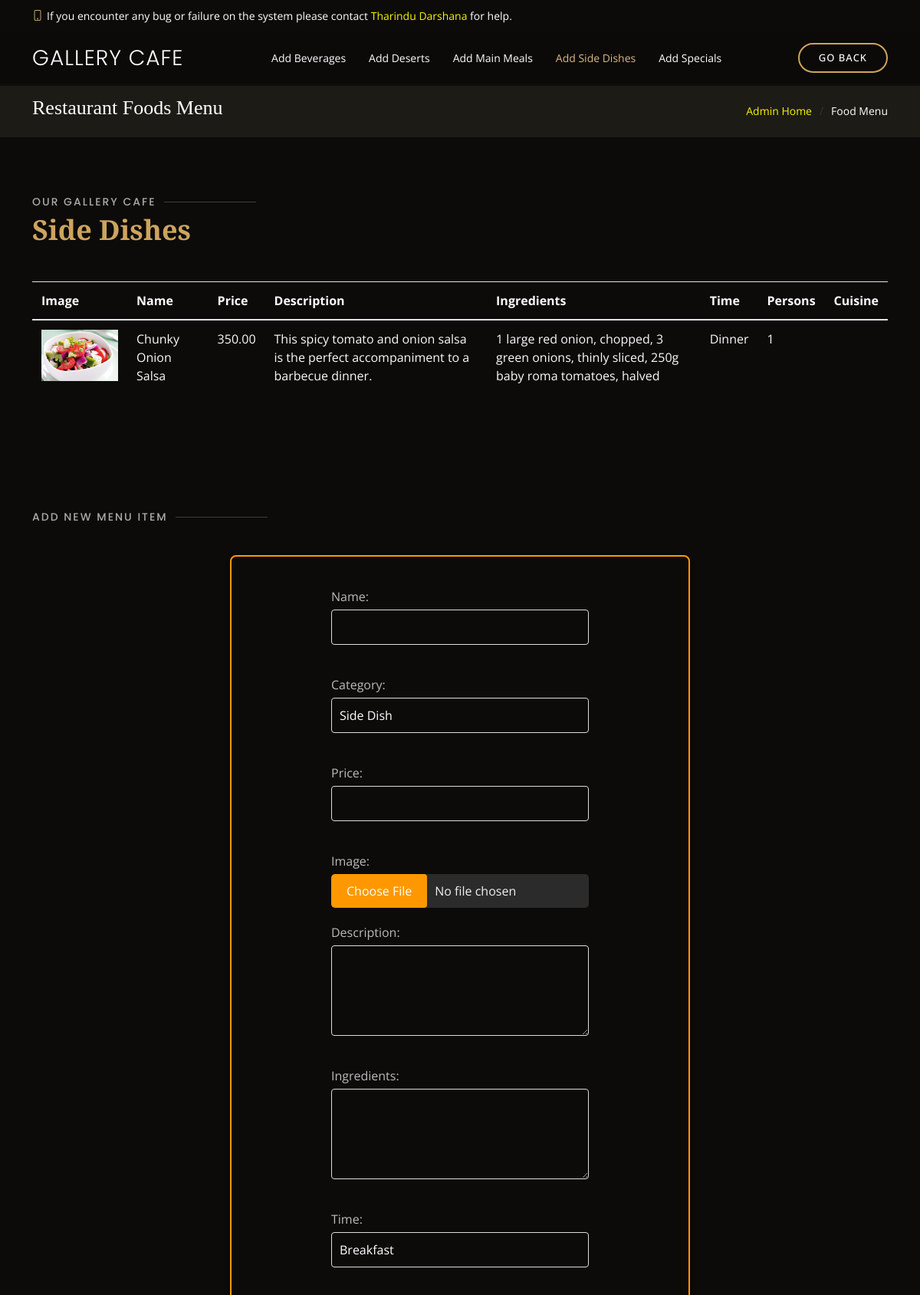
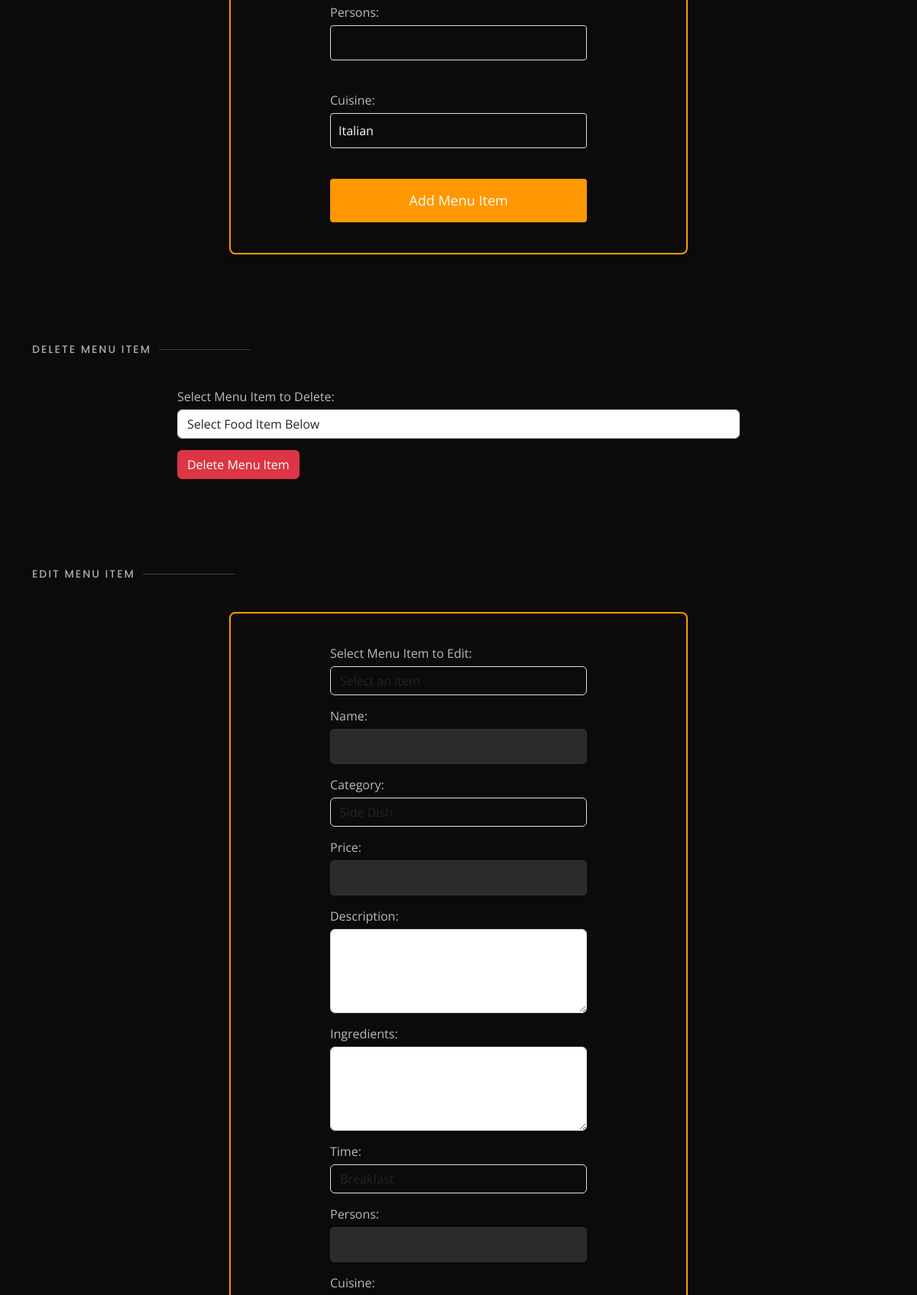
/control-dashboards/admin/dashboard/side-dishes.php (upper part), run on the app's committed database (2 pictures, top to bottom).
### tables this page shows
CREATE TABLE `sidedishes` (
  `id` int(11) NOT NULL,
  `name` varchar(255) NOT NULL,
  `category` enum('Side-Dish') NOT NULL,
  `price` decimal(5,2) NOT NULL,
  `image_url` varchar(255) DEFAULT NULL,
  `description` text DEFAULT NULL,
  `ingredients` text DEFAULT NULL,
  `time` enum('Breakfast','Lunch','Tea Time','Dinner') NOT NULL,
  `persons` int(11) NOT NULL,
  `cuisines` text DEFAULT NULL
);

### control-dashboards/admin/dashboard/side-dishes.php (the view, shortened to what this page needs)
<?php
include '../../../assets/database/db-connection.php';
$query = "SELECT * FROM sidedishes";
$stmt = $conn->prepare($query);
$stmt->execute();
$menuItems = $stmt->get_result()->fetch_all(MYSQLI_ASSOC);
?>
<!DOCTYPE html>
<html lang="en">
<head>
    <link href="https://cdnjs.cloudflare.com/ajax/libs/animate.css/4.0.0/animate.compat.css" rel="stylesheet" />
    <link href="https://unpkg.com/aos@2.3.1/dist/aos.css" rel="stylesheet" />
    <link href="https://cdn.jsdelivr.net/npm/bootstrap@5.3.3/dist/css/bootstrap.min.css" rel="stylesheet" />
    <link href="https://cdn.jsdelivr.net/npm/bootstrap-icons@1.11.3/font/bootstrap-icons.min.css" rel="stylesheet" />
    <link href="https://unpkg.com/boxicons@2.1.4/css/boxicons.min.css" rel="stylesheet" />
    <link href="https://cdn.jsdelivr.net/npm/glightbox/dist/css/glightbox.min.css" rel="stylesheet" />
    <link href="https://cdn.jsdelivr.net/npm/swiper@11/swiper-bundle.min.css" rel="stylesheet" />
    <link href="../../../assets/css/style.css" rel="stylesheet" />
</head>
<body>
    <div id="topbar" class="d-flex align-items-center fixed-top">
        <div class="container d-flex justify-content-center justify-content-md-between">
            <div class="contact-info d-flex align-items-center">
                <i class="bi bi-phone d-flex align-items-center"><span>If you encounter any bug or failure on the system please contact <a href="">Tharindu Darshana</a> for help.</span></i>
            </div>
        </div>
    </div>
    <header id="header" class="fixed-top d-flex align-items-cente">
        <div class="container-fluid container-xl d-flex align-items-center justify-content-lg-between">
            <h1 class="logo me-auto me-lg-0">
                <a href="admin.php">Gallery Cafe</a>
            </h1>
            <nav id="navbar" class="navbar order-last order-lg-0">
                <ul>
                    <li><a class="nav-link" href="beverages.php">Add Beverages</a></li>
                    <li><a class="nav-link" href="desserts.php">Add Deserts</a></li>
                    <li><a class="nav-link" href="food-menu.php">Add Main Meals</a></li>
                    <li><a class="nav-link active" href="side-dishes.php">Add Side Dishes</a></li>
                    <li><a class="nav-link" href="special.php">Add Specials</a></li>
                </ul>
            </nav>
            <a class="book-a-table-btn scrollto d-none d-lg-flex" href="admin.php">Go Back</a>
        </div>
    </header>
    <section class="breadcrumbs">
        <div class="container">
            <div class="d-flex justify-content-between align-items-center">
                <h2>Restaurant Foods Menu</h2>
                <ol>
                    <li><a href="index.php">Admin Home</a></li>
                    <li>Food Menu</li>
                </ol>
            </div>
        </div>
    </section>
    <section id="mainmenu" class="mainmenu">
        <div class="container" data-aos="fade-up">
            <div class="section-title">
                <h2>Our Gallery Cafe</h2>
                <p>Side Dishes</p>
            </div>
            <div class="table-responsive">
                <table class="admin-fetchtable">
                    <thead>
                        <tr>
                            <th>Image</th>
                            <th>Name</th>
                            <th>Price</th>
                            <th>Description</th>
                            <th>Ingredients</th>
                            <th>Time</th>
                            <th>Persons</th>
                            <th>Cuisine</th>
                        </tr>
                    </thead>
                    <tbody>
                        <?php foreach ($menuItems as $item): ?>
                            <tr>
                                <td><img src="../../../assets/img/menu/<?php echo $item['image_url']; ?>" class="img-fluid" alt="<?php echo $item['name']; ?>"></td>
                                <td><?php echo $item['name']; ?></td>
                                <td><?php echo $item['price']; ?></td>
                                <td><?php echo $item['description']; ?></td>
                                <td><?php echo $item['ingredients']; ?></td>
                                <td><?php echo $item['time']; ?></td>
                                <td><?php echo $item['persons']; ?></td>
                                <td><?php echo $item['cuisines']; ?></td>
                            </tr>
                        <?php endforeach;?>
                    </tbody>
                </table>
            </div>
        </div>
    </section>
    <section id="addmenuitem" class="addmenuitem">
        <div class="container">
            <div class="section-title">
                <h2>Add New Menu Item</h2>
            </div>
            <div class="container-addmenu" data-aos="fade-up">
                <div class="row justify-content-center">
                    <div class="col-lg-8">
                        <form class="add-menu-form" action="../../../assets/database/dashboards/admin/menu_features/side-dishes/add_menu_item.php" method="POST" enctype="multipart/form-data">
                            <div class="form-group">
                                <label for="name">Name:</label>
                                <input type="text" class="form-control" id="name" name="name" required>
                            </div>
                            <div class="form-group">
                                <label for="category">Category:</label>
                                <select class="form-control" id="category" name="category">
                                    <option value="Side-Dish">Side Dish</option>
                                </select>
                            </div>
                            <div class="form-group">
                                <label for="price">Price:</label>
                                <input type="text" class="form-control" id="price" name="price" required>
                            </div>
                            <div class="form-group">
                                <label for="image">Image:</label>
                                <input type="file" class="form-control-file" id="image" name="image" accept="image/*" required>
                            </div>
                            <div class="form-group">
                                <label for="description">Description:</label>
                                <textarea class="form-control" id="description" name="description" rows="4" required></textarea>
                            </div>
                            <div class="form-group">
                                <label for="ingredients">Ingredients:</label>
                                <textarea class="form-control" id="ingredients" name="ingredients" rows="4" required></textarea>
                            </div>
                            <div class="form-group">
                                <label for="time">Time:</label>
                                <select class="form-control" id="time" name="time">
                                    <option value="Breakfast">Breakfast</option>
                                </select>
                            </div>
                            <div class="form-group">
                                <label for="persons">Persons:</label>
                                <input type="number" class="form-control" id="persons" name="persons" required>
                            </div>
                            <div class="form-group">
                                <label for="cuisines">Cuisine:</label>
                                <select class="form-control" id="cuisines" name="cuisines">
                                    <option value="Italian">Italian</option>
                                </select>
                            </div>
                            <button type="submit" class="btn btn-primary btn-add-menu">Add Menu Item</button>
                        </form>
                    </div>
                </div>
            </div>
        </div>
    </section>
    <section id="deletemenuitem" class="deletemenuitem">
        <div class="container">
            <div class="section-title">
                <h2>Delete Menu Item</h2>
            </div>
            <div class="container-deletemenu" data-aos="fade-up">
                <div class="row justify-content-center">
                    <div class="col-lg-8">
                        <form class="delete-menu-form" action="../../../assets/database/dashboards/admin/menu_features/side-dishes/delete_menu_item.php" method="POST">
                            <div class="form-group">
                                <label for="menu_item_id">Select Menu Item to Delete:</label>
                                <select class="form-control" id="menu_item_id" name="menu_item_id" required>
                                    <option value="" disabled selected> Select Food Item Below </option>
                                </select>
                            </div>
                            <button type="submit" class="btn btn-danger btn-delete-menu">Delete Menu Item</button>
                        </form>
                    </div>
                </div>
            </div>
        </div>
    </section>
    <section id="editmenuitem" class="editmenuitem">
        <div class="container">
            <div class="section-title">
                <h2>Edit Menu Item</h2>
            </div>
            <div class="container-editmenu" data-aos="fade-up">
                <div class="row justify-content-center">
                    <div class="col-lg-8">
                        <form class="edit-menu-form" action="../../../assets/database/dashboards/admin/menu_features/side-dishes/edit_menu_item.php" method="POST" enctype="multipart/form-data">
                            <div class="form-group">
                                <label for="menu_item_id">Select Menu Item to Edit:</label>
                                <select class="form-control" id="menu_item_id" name="menu_item_id" onchange="populateForm(this.value)" required>
                                    <option value="" disabled selected>Select an item</option>
                                </select>
                            </div>
                            <div class="form-group">
                                <label for="edit_name">Name:</label>
                                <input type="text" class="form-control" id="edit_name" name="edit_name" required>
                            </div>
                            <div class="form-group">
                                <label for="edit_category">Category:</label>
                                <select class="form-control" id="edit_category" name="edit_category">
                                    <option value="Side-Dish">Side Dish</option>
                                </select>
                            </div>
                            <div class="form-group">
                                <label for="edit_price">Price:</label>
                                <input type="text" class="form-control" id="edit_price" name="edit_price" required>
                            </div>
                            <div class="form-group">
                                <label for="edit_description">Description:</label>
                                <textarea class="form-control" id="edit_description" name="edit_description" rows="4" required></textarea>
                            </div>
                            <div class="form-group">
                                <label for="edit_ingredients">Ingredients:</label>
                                <textarea class="form-control" id="edit_ingredients" name="edit_ingredients" rows="4" required></textarea>
                            </div>
                            <div class="form-group">
                                <label for="edit_time">Time:</label>
                                <select class="form-control" id="edit_time" name="edit_time">
                                    <option value="Breakfast">Breakfast</option>
                                </select>
                            </div>
                            <div class="form-group">
                                <label for="edit_persons">Persons:</label>
                                <input type="number" class="form-control" id="edit_persons" name="edit_persons" required>
                            </div>
                            <div class="form-group">
                                <label for="edit_cuisines">Cuisine:</label>
                            </div>
                        </form>
                    </div>
                </div>
            </div>
        </div>
    </section>
</body>
</html>

### data on the page
sidedishes: image_url (picture), name "Chunky Onion Salsa", price "350.00", description "This spicy tomato and onion salsa is the perfect accompaniment to a barbecue dinner.", ingredients "1 large red onion, chopped, 3 green onions, thinly sliced, 250g baby roma tomatoes, halved", time "Dinner", persons "1"
